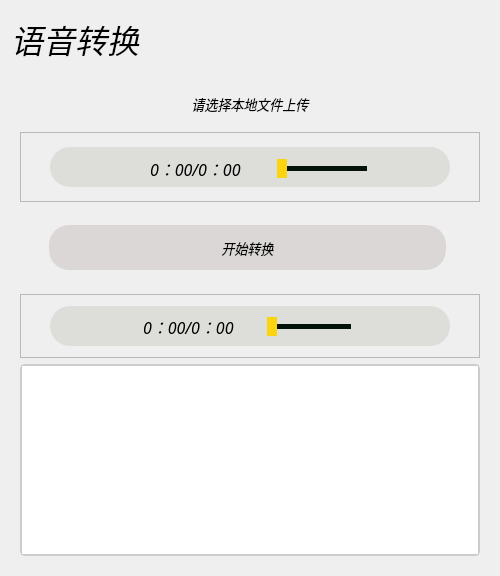
                     <widget class="QFrame" name="verticalFrame_2">
                      <property name="maximumSize">
                       <size>
                        <width>16777215</width>
                        <height>16777215</height>
                       </size>
                      </property>
                      <property name="font">
                       <font>
                        <family>Smiley Sans</family>
                        <italic>true</italic>
                       </font>
                      </property>
                      <layout class="QVBoxLayout" name="verticalLayout_11">
                       <item>
                        <widget class="QLabel" name="VC_label_Title">
                         <property name="minimumSize">
                          <size>
                           <width>0</width>
                           <height>55</height>
                          </size>
                         </property>
                         <property name="maximumSize">
                          <size>
                           <width>16777215</width>
                           <height>55</height>
                          </size>
                         </property>
                         <property name="font">
                          <font>
                           <family>Smiley Sans</family>
                           <pointsize>24</pointsize>
                           <italic>true</italic>
                          </font>
                         </property>
                         <property name="text">
                          <string>语音转换</string>
                         </property>
                        </widget>
                       </item>
                       <item>
                        <widget class="QFrame" name="verticalFrame0">
                         <property name="font">
                          <font>
                           <family>Smiley Sans</family>
                           <italic>true</italic>
                          </font>
                         </property>
                         <layout class="QVBoxLayout" name="verticalLayout_12">
                          <item>
                           <widget class="QPushButton" name="VC_pushButton_Upload">
                            <property name="minimumSize">
                             <size>
                              <width>0</width>
                              <height>30</height>
                             </size>
                            </property>
                            <property name="font">
                             <font>
                              <family>Smiley Sans</family>
                              <pointsize>10</pointsize>
                              <italic>true</italic>
                             </font>
                            </property>
                            <property name="styleSheet">
                             <string notr="true">height:45px;
border-radius:13px;</string>
                            </property>
                            <property name="text">
                             <string>请选择本地文件上传</string>
                            </property>
                            <property name="icon">
                             <iconset>
                              <normaloff>icons/1x/icons8-microphone-22.png</normaloff>icons/1x/icons8-microphone-22.png</iconset>
                            </property>
                           </widget>
                          </item>
                          <item>
                           <widget class="QFrame" name="frame_11">
                            <property name="minimumSize">
                             <size>
                              <width>0</width>
                              <height>70</height>
                             </size>
                            </property>
                            <property name="maximumSize">
                             <size>
                              <width>16777215</width>
                              <height>70</height>
                             </size>
                            </property>
                            <property name="font">
                             <font>
                              <family>Smiley Sans</family>
                              <italic>true</italic>
                             </font>
                            </property>
                            <property name="frameShape">
                             <enum>QFrame::StyledPanel</enum>
                            </property>
                            <property name="frameShadow">
                             <enum>QFrame::Raised</enum>
                            </property>
                            <layout class="QHBoxLayout" name="horizontalLayout_25">
                             <item>
                              <widget class="QFrame" name="horizontalFrame_6">
                               <property name="minimumSize">
                                <size>
                                 <width>0</width>
                                 <height>40</height>
                                </size>
                               </property>
                               <property name="maximumSize">
                                <size>
                                 <width>16777215</width>
                                 <height>40</height>
                                </size>
                               </property>
                               <property name="font">
                                <font>
                                 <family>Smiley Sans</family>
                                 <italic>true</italic>
                                </font>
                               </property>
                               <property name="styleSheet">
                                <string notr="true">background-color:#ddddd9;
height:55px;
border-radius:20px;
margin-left:20px;
margin-right:20px;</string>
                               </property>
                               <layout class="QHBoxLayout" name="horizontalLayout_24">
                                <property name="spacing">
                                 <number>3</number>
                                </property>
                                <property name="topMargin">
                                 <number>12</number>
                                </property>
                                <property name="rightMargin">
                                 <number>17</number>
                                </property>
                                <item>
                                 <widget class="QPushButton" name="VC_pushButton_PlayAudio_before">
                                  <property name="minimumSize">
                                   <size>
                                    <width>15</width>
                                    <height>15</height>
                                   </size>
                                  </property>
                                  <property name="baseSize">
                                   <size>
                                    <width>12</width>
                                    <height>12</height>
                                   </size>
                                  </property>
                                  <property name="font">
                                   <font>
                                    <family>Smiley Sans</family>
                                    <pointsize>11</pointsize>
                                    <italic>true</italic>
                                   </font>
                                  </property>
                                  <property name="styleSheet">
                                   <string notr="true">

QPushButton {
	border:2px soild;
	border-radius:7px;
	margin-left:25px;
	margin-right:5px;
}
QPushButton:hover {
	border: 2px solid #e4e4e1;
	background-color: #e4e4e1;
}
QPushButton:pressed {	
	border: 2px solid #eeeeec;
	background-color: #eeeeec;
}
</string>
                                  </property>
                                  <property name="text">
                                   <string/>
                                  </property>
                                  <property name="icon">
                                   <iconset>
                                    <normaloff>icons/1x/play-button-circled.png</normaloff>icons/1x/play-button-circled.png</iconset>
                                  </property>
                                 </widget>
                                </item>
                                <item>
                                 <widget class="QLabel" name="VC_label_AudioTime_before">
                                  <property name="font">
                                   <font>
                                    <family>Smiley Sans</family>
                                    <pointsize>12</pointsize>
                                    <weight>50</weight>
                                    <italic>true</italic>
                                    <bold>false</bold>
                                   </font>
                                  </property>
                                  <property name="styleSheet">
                                   <string notr="true">margin-right:9 px;
font: italic 12pt &quot;Smiley Sans&quot;;</string>
                                  </property>
                                  <property name="text">
                                   <string>0：00/0：00</string>
                                  </property>
                                 </widget>
                                </item>
                                <item>
                                 <widget class="QSlider" name="VC_Slider_before">
                                  <property name="styleSheet">
                                   <string notr="true">QSlider::groove:horizontal {
    height:5px;
    background: #04130a;
}

QSlider::handle:horizontal {
    background:#fbd411;
    width: 10px;
margin:-8px 0
}</string>
                                  </property>
                                  <property name="orientation">
                                   <enum>Qt::Horizontal</enum>
                                  </property>
                                 </widget>
                                </item>
                                <item>
                                 <widget class="QPushButton" name="VC_pushButton_VolumeAdjustment_before">
                                  <property name="font">
                                   <font>
                                    <family>Smiley Sans</family>
                                    <italic>true</italic>
                                   </font>
                                  </property>
                                  <property name="styleSheet">
                                   <string notr="true">

QPushButton {
	border:2px soild;
	border-radius:7px;
	margin-right:5px;
	margin-left:10px;
}
QPushButton:hover {
	border: 2px solid #e4e4e1;
	background-color: #e4e4e1;
}
QPushButton:pressed {	
	border: 2px solid #eeeeec;
	background-color: #eeeeec;
}
</string>
                                  </property>
                                  <property name="text">
                                   <string/>
                                  </property>
                                  <property name="icon">
                                   <iconset>
                                    <normaloff>icons/1x/speaker.png</normaloff>icons/1x/speaker.png</iconset>
                                  </property>
                                 </widget>
                                </item>
                               </layout>
                              </widget>
                             </item>
                            </layout>
                           </widget>
                          </item>
                          <item>
                           <widget class="QWidget" name="horizontalWidget" native="true">
                            <property name="minimumSize">
                             <size>
                              <width>0</width>
                              <height>80</height>
                             </size>
                            </property>
                            <property name="maximumSize">
                             <size>
                              <width>16777215</width>
                              <height>80</height>
                             </size>
                            </property>
                            <property name="font">
                             <font>
                              <family>Smiley Sans</family>
                              <italic>true</italic>
                             </font>
                            </property>
                            <layout class="QHBoxLayout" name="horizontalLayout_26">
                             <item>
                              <widget class="QPushButton" name="VC_pushButton_StartConversion">
                               <property name="sizePolicy">
                                <sizepolicy hsizetype="Minimum" vsizetype="Fixed">
                                 <horstretch>0</horstretch>
                                 <verstretch>0</verstretch>
                                </sizepolicy>
                               </property>
                               <property name="minimumSize">
                                <size>
                                 <width>44</width>
                                 <height>0</height>
                                </size>
                               </property>
                               <property name="sizeIncrement">
                                <size>
                                 <width>0</width>
                                 <height>0</height>
                                </size>
                               </property>
                               <property name="font">
                                <font>
                                 <family>Smiley Sans</family>
                                 <pointsize>10</pointsize>
                                 <italic>true</italic>
                                </font>
                               </property>
                               <property name="styleSheet">
                                <string notr="true">

QPushButton {
	height:45px;
	border-radius:20px;
	margin-left:20px;
	margin-right:25px;
	background:#dcd7d7;
	width:140px;
}
QPushButton:hover {
	border: 2px solid #e4e4e1;
	background-color: #e4e4e1;
}
QPushButton:pressed {	
	border: 2px solid #eeeeec;
	background-color: #eeeeec;
}</string>
                               </property>
                               <property name="text">
                                <string>开始转换</string>
                               </property>
                               <property name="icon">
                                <iconset>
                                 <normaloff>icons/1x/icons8-audio-wave-22.png</normaloff>icons/1x/icons8-audio-wave-22.png</iconset>
                               </property>
                              </widget>
                             </item>
                            </layout>
                           </widget>
                          </item>
                          <item>
                           <widget class="QFrame" name="frame_13">
                            <property name="minimumSize">
                             <size>
                              <width>0</width>
                              <height>64</height>
                             </size>
                            </property>
                            <property name="maximumSize">
                             <size>
                              <width>16777215</width>
                              <height>70</height>
                             </size>
                            </property>
                            <property name="font">
                             <font>
                              <family>Smiley Sans</family>
                              <italic>true</italic>
                             </font>
                            </property>
                            <property name="frameShape">
                             <enum>QFrame::StyledPanel</enum>
                            </property>
                            <property name="frameShadow">
                             <enum>QFrame::Raised</enum>
                            </property>
                            <layout class="QVBoxLayout" name="verticalLayout_25">
                             <item>
                              <widget class="QFrame" name="horizontalFrame_8">
                               <property name="maximumSize">
                                <size>
                                 <width>16777215</width>
                                 <height>40</height>
                                </size>
                               </property>
                               <property name="font">
                                <font>
                                 <family>Smiley Sans</family>
                                 <italic>true</italic>
                                </font>
                               </property>
                               <property name="styleSheet">
                                <string notr="true">background-color:#ddddd9;
height:45px;
border-radius:20px;
margin-left:20px;
margin-right:20px;</string>
                               </property>
                               <layout class="QHBoxLayout" name="horizontalLayout_27">
                                <property name="spacing">
                                 <number>0</number>
                                </property>
                                <property name="leftMargin">
                                 <number>10</number>
                                </property>
                                <property name="topMargin">
                                 <number>11</number>
                                </property>
                                <property name="rightMargin">
                                 <number>13</number>
                                </property>
                                <property name="bottomMargin">
                                 <number>10</number>
                                </property>
                                <item>
                                 <widget class="QPushButton" name="VC_pushButton_PlayAudio_after">
                                  <property name="minimumSize">
                                   <size>
                                    <width>15</width>
                                    <height>15</height>
                                   </size>
                                  </property>
                                  <property name="baseSize">
                                   <size>
                                    <width>12</width>
                                    <height>12</height>
                                   </size>
                                  </property>
                                  <property name="font">
                                   <font>
                                    <family>Smiley Sans</family>
                                    <pointsize>11</pointsize>
                                    <italic>true</italic>
                                   </font>
                                  </property>
                                  <property name="styleSheet">
                                   <string notr="true">

QPushButton {
	border:2px soild;
	border-radius:7px;
	margin-left:20px;
	margin-right:5px;
}
QPushButton:hover {
	border: 2px solid #e4e4e1;
	background-color: #e4e4e1;
}
QPushButton:pressed {	
	border: 2px solid #eeeeec;
	background-color: #eeeeec;
}</string>
                                  </property>
                                  <property name="text">
                                   <string/>
                                  </property>
                                  <property name="icon">
                                   <iconset>
                                    <normaloff>icons/1x/play-button-circled.png</normaloff>icons/1x/play-button-circled.png</iconset>
                                  </property>
                                 </widget>
                                </item>
                                <item>
                                 <widget class="QLabel" name="VC_label_AudioTime_after">
                                  <property name="font">
                                   <font>
                                    <family>Smiley Sans</family>
                                    <pointsize>12</pointsize>
                                    <weight>50</weight>
                                    <italic>true</italic>
                                    <bold>false</bold>
                                   </font>
                                  </property>
                                  <property name="styleSheet">
                                   <string notr="true">margin-right:9 px;
font: italic 12pt &quot;Smiley Sans&quot;;</string>
                                  </property>
                                  <property name="text">
                                   <string>0：00/0：00</string>
                                  </property>
                                 </widget>
                                </item>
                                <item>
                                 <widget class="QSlider" name="VC_Slider_after">
                                  <property name="styleSheet">
                                   <string notr="true">QSlider::groove:horizontal {
    height:5px;
    background: #04130a;
}

QSlider::handle:horizontal {
    background:#fbd411;
    width: 10px;
margin:-8px 0
}</string>
                                  </property>
                                  <property name="orientation">
                                   <enum>Qt::Horizontal</enum>
                                  </property>
                                 </widget>
                                </item>
                                <item>
                                 <widget class="QPushButton" name="VC_pushButton_VolumeAdjustment_after">
                                  <property name="font">
                                   <font>
                                    <family>Smiley Sans</family>
                                    <italic>true</italic>
                                   </font>
                                  </property>
                                  <property name="styleSheet">
                                   <string notr="true">

QPushButton {
	border:2px soild;
	border-radius:7px;
	margin-right:5px;
	margin-left:0px;
}
QPushButton:hover {
	border: 2px solid #e4e4e1;
	background-color: #e4e4e1;
}
QPushButton:pressed {	
	border: 2px solid #eeeeec;
	background-color: #eeeeec;
}
</string>
                                  </property>
                                  <property name="text">
                                   <string/>
                                  </property>
                                  <property name="icon">
                                   <iconset>
                                    <normaloff>icons/1x/speaker.png</normaloff>icons/1x/speaker.png</iconset>
                                  </property>
                                 </widget>
                                </item>
                                <item>
                                 <widget class="QPushButton" name="VC_pushButton_more">
                                  <property name="font">
                                   <font>
                                    <family>Smiley Sans</family>
                                    <italic>true</italic>
                                   </font>
                                  </property>
                                  <property name="styleSheet">
                                   <string notr="true">

QPushButton {
	border:2px soild;
	border-radius:7px;
	margin-left:0px;
	margin-right:5px;
}
QPushButton:hover {
	border: 2px solid #e4e4e1;
	background-color: #e4e4e1;
}
QPushButton:pressed {	
	border: 2px solid #eeeeec;
	background-color: #eeeeec;
}
</string>
                                  </property>
                                  <property name="text">
                                   <string/>
                                  </property>
                                  <property name="icon">
                                   <iconset>
                                    <normaloff>icons/1x/menu-vertical.png</normaloff>icons/1x/menu-vertical.png</iconset>
                                  </property>
                                 </widget>
                                </item>
                               </layout>
                              </widget>
                             </item>
                            </layout>
                           </widget>
                          </item>
                          <item>
                           <widget class="QTextBrowser" name="VC_textBrowser">
                            <property name="font">
                             <font>
                              <family>Smiley Sans</family>
                              <italic>true</italic>
                             </font>
                            </property>
                            <property name="styleSheet">
                             <string notr="true">QTextBrowser{
border: 2px solid #cccccc;
border-radius: 5px;	
}
QScrollBar:vertical {
	background:#e4e9cd;
    width:20px;
    margin: 0px 0px 0px 0px;
}
QScrollBar::handle:vertical {
    background:#645c0c;
}
QScrollBar::add-page:vertical {
 	background:#22a241;
}
QScrollBar::sub-page:vertical {
 	background:#fbd411;
}
</string>
                            </property>
                           </widget>
                          </item>
                         </layout>
                        </widget>
                       </item>
                      </layout>
                     </widget>
